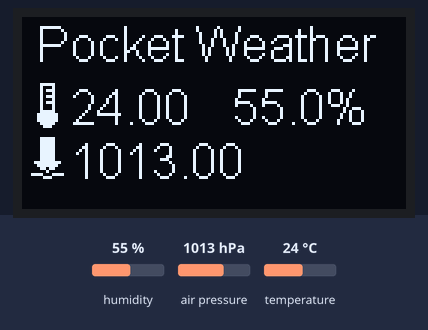
A sketch run on a simulated Seeed XIAO (SAMD21). Shown: 128×64 one-colour display. Wiring (inferred from the names in the program): AHT10/20 sensor at I2C address 0x38. Inputs (shaded band) come from the test bench; at power-on: humidity 55 %, air pressure 1013 hPa, temperature 24 °C. Random numbers use the default seed unless the sketch sets one; what the sketch prints to the serial monitor is not drawn.

Above: at 1.7 s.
1.8 s: humidity set to 22 %
At 2.1 s:
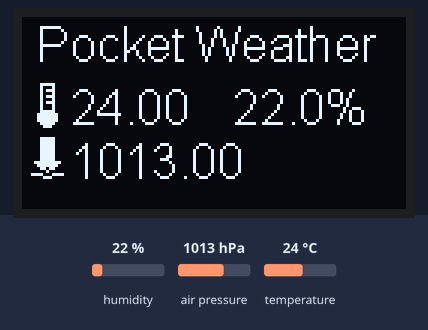
3.3 s: air pressure set to 952 hPa
At 4.4 s:
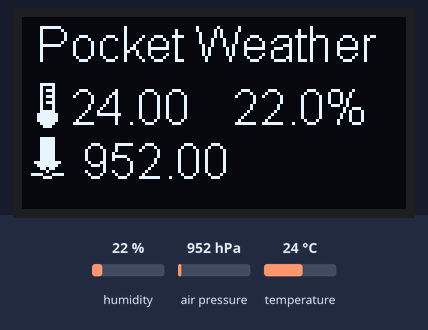
5.3 s: temperature set to 12 °C
At 6.7 s:
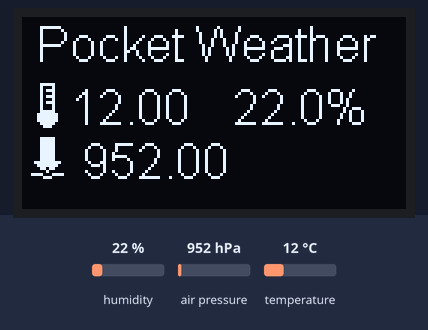
7.3 s: humidity set to 40 %
At 9.0 s:
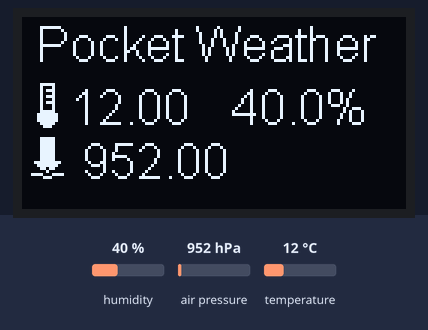
9.3 s: air pressure set to 975 hPa
At 10.1 s:
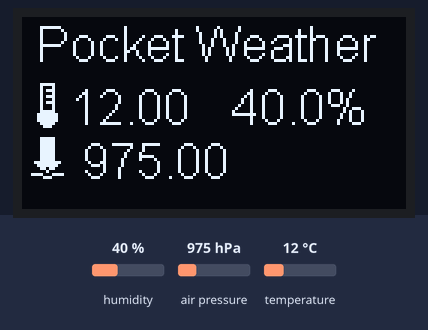
Timing chart, 0 to 12.3 s (numbered marks = the images above; inputs shaded):
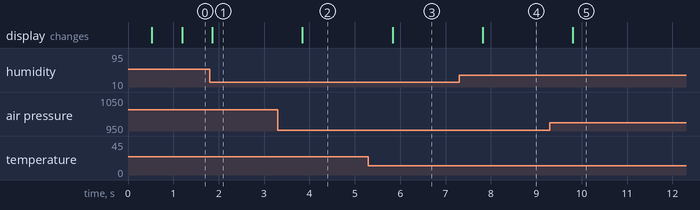

The sketch:

Mobile_WeatherStation.ino
```cpp
#include <Arduino.h>
#include <Wire.h>
#include "AHT10_8266.h"
#include "BMP180_8266.h"
#include "Displayer.h"
#include <Adafruit_AHTX0.h>

bool isAHT10 = false;
bool isBMP180 = false;
long timeGap = 500;
long timeGapFace = 500;
long lastTime = 0;
long lastTimeFace = 0;
Displayer displayer;
Adafruit_AHTX0 aht;

void setup() {
  // put your setup code here, to run once:
  Serial.begin(115200);
  Serial.println();
  Wire.begin(0x38);
  // if (! aht.begin()) {
  if (! AHT10_8266::begin()) {
    Serial.println(F("AHT10 not detected!"));
  } else {
    isAHT10 = true;
  }
  if (!BMP180_8266::begin()) {
    Serial.println(F("BMP180 not detected!"));
  } else {
    isBMP180 = true;
  }
  Serial.println("1");
  displayer.init();
  Serial.println("2");
  lastTime = millis();
  Serial.println("3");
}
float temperatureValue = 0;
float humidityValue = 0;
float pressure = 0;
void loop() {
  // put your main code here, to run repeatedly:
  if ((millis() - lastTime) >= timeGap || (millis() - lastTime) < 0) {
    Serial.println("5");
    if (isAHT10) {
      // sensors_event_t humidity, temp;
      // aht.getEvent(&humidity, &temp);
      // temperatureValue = temp.temperature;
      // humidityValue = humidity.relative_humidity;
      temperatureValue = AHT10_8266::getTemperature();
      humidityValue = AHT10_8266::getHumidity();
      Serial.print(temperatureValue);
      Serial.println(" C");
      Serial.println();

      Serial.print(humidityValue);
      Serial.println(" %");
      Serial.println();
    }
    if (isBMP180) {
      pressure = BMP180_8266::getPressure();
      Serial.print(pressure);
      Serial.println(" hPa");
      Serial.println();
    }
    lastTime = millis();
  }
  if ((millis() - lastTimeFace) >= timeGap || (millis() - lastTimeFace) < 0) {
    int isLaugh = random(0, 10);
    displayer.setLaugh(isLaugh>5);
    lastTimeFace = millis();
  }
  displayer.setWeatherData(temperatureValue, humidityValue, pressure);
  displayer.loop();
}
```

AHT10_8266.cpp
```cpp
#include <Arduino.h>
#include <Wire.h>
#include "AHT10_8266.h"
#define SDA_PIN 4
#define SCL_PIN 5

static const uint8_t AHT10_ADDR = 0x38;

bool AHT10_8266::begin() {
  Wire.beginTransmission(AHT10_ADDR);
  Wire.write(0xE1);
  Wire.write(0x08);
  Wire.write(0x00);
  Wire.endTransmission();
  delay(500);
  unsigned char result = 0;
  Wire.requestFrom(AHT10_ADDR, (uint8_t)1);
  result = Wire.read();
  if((result & 0x68) == 0x08) {
    return true;
  } else {
    return false;
  }
}

bool AHT10_8266::reset() {
  Wire.beginTransmission(AHT10_ADDR);
  Wire.write(0xBA);
  return Wire.endTransmission() == 0;
}

bool AHT10_8266::measure(float *temp, float *hum) {
  uint8_t data[6];
  uint32_t d;

  Wire.beginTransmission(AHT10_ADDR);
  Wire.write(0xAC);
  Wire.write(0x33);
  Wire.write(0x00);
  if (Wire.endTransmission())
    return false;
  delay(75);
  if ((Wire.requestFrom(AHT10_ADDR, (uint8_t)6) != 6) || (Wire.readBytes(data, 6) != 6))
    return false;
  if (temp) {
    d = ((uint32_t)(data[3] & 0x0F) << 16) | ((uint32_t)data[4] << 8) | data[5];
    *temp = (float)d * 200 / 1048576 - 50;
  }
  if (hum) {
    d = ((uint32_t)data[1] << 12) | ((uint32_t)data[2] << 4) | (data[3] >> 4);
    *hum = (float)d * 100 / 1048576;
  }
  return true;
}

float AHT10_8266::getTemperature() {
  float result;

  if (! measure(&result, NULL))
    result = NAN;
  return result;
}

float AHT10_8266::getHumidity() {
  float result;

  if (! measure(NULL, &result))
    result = NAN;
  return result;
}
```

AHT10_8266.h
```cpp
#ifndef __AHT10_8266_H
#define __AHT10_8266_H

class AHT10_8266{
public:
  static bool begin();
  static bool reset();
  static bool measure(float *temp, float *hum);
  static float getTemperature();
  static float getHumidity();
};

#endif
```

BMP180_8266.cpp
```cpp
#include <Arduino.h>
#include <Wire.h>
#include "BMP180_8266.h"
#include <Adafruit_BMP085.h>

Adafruit_BMP085 bmp180;

bool BMP180_8266::begin() {
  return bmp180.begin();
}


float BMP180_8266::getPressure() {
  float presure = bmp180.readPressure() / 100.0;
  return presure;
}
```

BMP180_8266.h
```cpp
#ifndef __BMP180_8266_H
#define __BMP180_8266_H

class BMP180_8266 {
  public:
    static bool begin();
    static float getPressure();
};

#endif
```

Displayer.cpp
```cpp
#include <Wire.h>               // Only needed for Arduino 1.6.5 and earlier
#include "SSD1306Wire.h"        // legacy: #include "SSD1306.h"
#include "Displayer.h"
/* Uncomment the initialize the I2C address , uncomment only one, If you get a totally blank screen try the other*/
#define i2c_Address 0x3c //initialize with the I2C addr 0x3C Typically eBay OLED's
//#define i2c_Address 0x3d //initialize with the I2C addr 0x3D Typically Adafruit OLED's

#define SCREEN_WIDTH 128 // OLED display width, in pixels
#define SCREEN_HEIGHT 64 // OLED display height, in pixels
#define OLED_RESET -1   //   QT-PY / XIAO

#define LOGO16_GLCD_HEIGHT 10
#define LOGO16_GLCD_WIDTH  32
//static const unsigned char PROGMEM temperatureIcon[] =
//{ B00000000, B00000000,
//  B11000000, B00000111,
//  B01000000, B00000100,
//  B01000000, B00000111,
//  B01000000, B00000100,
//  B01000000, B00000100,
//  B11000000, B00000111,
//  B11100000, B00001111,
//  B11000000, B00000111,
//  B10000000, B00000011
//};
//static const unsigned char PROGMEM lightIcon[] =
//{
//  B00000000, B00000000,
//  B11110000, B00011111,
//  B00010000, B00011110,
//  B00010000, B00011110,
//  B00010000, B00011110,
//  B00010000, B00011110,
//  B00010000, B00011110,
//  B00010000, B00011110,
//  B11110000, B00011111,
//  B00000000, B00000000,
//};
//static const unsigned char PROGMEM pressureIcon[] =
//{ B11000000, B00000111,
//  B11000000, B00000111,
//  B11000000, B00000111,
//  B11000000, B00000111,
//  B11110000, B00011111,
//  B11100000, B00001111,
//  B11000000, B00000110,
//  B00000000, B00000001,
//  B01111000, B00111100,
//  B10000000, B00000011
//};
//static const unsigned char PROGMEM sunIcon[] =
//{
//  B00000000, B00000001,
//  B00010000, B00010001,
//  B10100000, B00001011,
//  B11100000, B00000111,
//  B11100000, B00001111,
//  B11111100, B01111111,
//  B11100000, B00001111,
//  B11000000, B00000111,
//  B10100000, B00001011,
//  B00010000, B00010001
//};
//static const unsigned char PROGMEM rainIcon[] =
//{ B00000000, B00000000,
//  B00000000, B00001000,
//  B00000000, B00011000,
//  B00000000, B00111100,
//  B00100000, B00011000,
//  B01100000, B00000000,
//  B11110000, B00000000,
//  B01100000, B00000000,
//  B00000000, B00000000
//};
static const unsigned char PROGMEM temperatureIcon[] =
{ B00000000, B00000000,
  B11000000, B00000111,
  B01000000, B00000100,
  B01000000, B00000111,
  B01000000, B00000100,
  B01000000, B00000111,
  B01000000, B00000100,
  B01000000, B00000111,
  B01000000, B00000100,
  B01000000, B00000100,
  B11000000, B00000111,
  B11100000, B00001111,
  B11100000, B00001111,
  B11100000, B00001111,
  B11000000, B00000111,
  B10000000, B00000011
};
static const unsigned char PROGMEM lightIcon[] =
{
  B00000000, B00000000,
  B00000000, B00000000,
  B11110000, B00011111,
  B00010000, B00011110,
  B00010000, B00011110,
  B00010000, B00011110,
  B00010000, B00011110,
  B00010000, B00011110,
  B00010000, B00011110,
  B00010000, B00011110,
  B00010000, B00011110,
  B00010000, B00011110,
  B00010000, B00011110,
  B11110000, B00011111,
  B00000000, B00000000,
  B00000000, B00000000
};
static const unsigned char PROGMEM pressureIcon[] =
{ B00000000, B00000000,
  B11000000, B00000111,
  B11000000, B00000111,
  B11000000, B00000111,
  B11000000, B00000111,
  B11000000, B00000111,
  B11000000, B00000111,
  B11000000, B00000111,
  B11000000, B00000111,
  B11110000, B00011111,
  B11100000, B00001111,
  B11000000, B00000110,
  B00000000, B00000001,
  B01111000, B00111100,
  B10000000, B00000011,
  B00000000, B00000000
};
static const unsigned char PROGMEM sunIcon[] =
{
  B00000000, B00000001,
  B00000000, B00000001,
  B00010000, B00010001,
  B10100000, B00001011,
  B11100000, B00000111,
  B11100000, B00001111,
  B11111100, B01111111,
  B11100000, B00001111,
  B11000000, B00000111,
  B10100000, B00001011,
  B00010000, B00010001,
  B00000000, B00000001,
  B00000000, B00000001,
  B00000000, B00000000,
  B00000000, B00000000,
  B00000000, B00000000
};
static const unsigned char PROGMEM rainIcon[] =
{
  B00000000, B00000000,
  B00000000, B00000000,
  B00000000, B00001000,
  B00000000, B00011000,
  B00000000, B00111100,
  B00100000, B00011000,
  B01100000, B00000000,
  B11110000, B00000000,
  B01100000, B00000000,
  B00000000, B00000100,
  B00000000, B00001100,
  B00010000, B00011110,
  B00110000, B00001100,
  B01111000, B00000000,
  B00110000, B00000000,
  B00000000, B00000000
};

static const unsigned char PROGMEM faceLaugh[] =
{
  B00110000, B00001100,
  B11111110, B01111111,
  B00000010, B01000000,
  B00010010, B01001000,
  B00101010, B01010100,
  B01000110, B01100010,
  B00000010, B01000000,
  B00000010, B01000000,
  B00000010, B01000000,
  B00001010, B01010000,
  B00001010, B01010000,
  B00100010, B01000100,
  B11000010, B01000011,
  B00000010, B01000000,
  B11111110, B01111111,
  B00000000, B00000000
};

static const unsigned char PROGMEM faceNormal[] =
{
  B00110000, B00001100,
  B11111110, B01111111,
  B00000010, B01000000,
  B00010010, B01001000,
  B00101010, B01010100,
  B01000110, B01100010,
  B00110010, B01001100,
  B00000010, B01000000,
  B00000010, B01000000,
  B00000010, B01000000,
  B00000010, B01000000,
  B11100010, B01000111,
  B00000010, B01000000,
  B00000010, B01000000,
  B11111110, B01111111,
  B00000000, B00000000
};

#define ICON16_GLCD_HEIGHT 16
#define ICON16_GLCD_WIDTH  16

Displayer::Displayer() {
}
void Displayer::init() {
  _displayer = new SSD1306Wire(0x3c, D2, D1);
  _displayer->init();
  _displayer->flipScreenVertically();
  _displayer->setFont(ArialMT_Plain_10);
}
void Displayer::drarwTitle(String title) {
  _displayer->setFont(ArialMT_Plain_16);
  _displayer->drawString(5, 0, title);
}
void Displayer::displayWeather() {
  if (isWeatherDataReceived) {
    _displayer->setFont(ArialMT_Plain_10);
    this->drarwTitle("Pocket Weather");
    char t1[6];
    String t(_temperature,2);
    strcpy(t1, t.c_str());

    char h1[7];
    String h(_humidity,1);
    h.concat("%");
    strcpy(h1, h.c_str());
    this->drawLineOne(t1, h1);
    this->drawLineTwo(_pressure);
    isWeatherDataReceived = false;
  }
}
void Displayer::setWeatherData(double temperature, double humidity, double pressure) {
  _temperature = temperature;
  _humidity = humidity;
  dtostrf(pressure, 7, 2, _pressure);
  isWeatherDataReceived = true;
}
void Displayer::drawTextImage(const uint8_t *bitmap, uint8_t left, uint8_t top) {
  _displayer->drawXbm(left, top, ICON16_GLCD_WIDTH, ICON16_GLCD_HEIGHT, bitmap);
}
void Displayer::drawLineOne(const char *temperature, const char *humidity) {
  this->drawTextImage(temperatureIcon, 0, 21);

  _displayer->drawString(16, 21, temperature);
  _displayer->drawString(16 * 5 - 10, 21, humidity);
}
void Displayer::drawLineTwo(char *pressure) {
  this->drawTextImage(pressureIcon, 0, 39);

  _displayer->drawString(16, 39, pressure);
  // if (_isLaugh) {
  //   this->drawTextImage(faceLaugh, 16 * 5 - 3, 39);
  // } else {
  //   this->drawTextImage(faceNormal, 16 * 5 - 6, 39);
  // }
}
void Displayer::setLaugh(bool isLaugh) {
  _isLaugh = isLaugh;
}
void Displayer::loop() {
  _displayer->clear();
  displayWeather();
  _displayer->display();
}
```

Displayer.h
```cpp
#ifndef _DISPLAYER_H__
#define _DISPLAYER_H__
#include "SSD1306Wire.h"
class Displayer {
  private:
    SSD1306Wire* _displayer;
    double _temperature;
    double _humidity;
    char _pressure[7];
    boolean isWeatherDataReceived = false;

    int _hetunBright;
    int _hetunPumb;
    bool _hetunHeater;
    double _hetunTemperature;

    int _leilongBright;
    int _leilongPumb;
    bool _leilongHeater;
    double _leilongTemperature;

    bool _isLaugh = false;
  private:
    void drawTextImage(const uint8_t *bitmap, uint8_t left, uint8_t top);
    void drawActiveInactiveIcon(const uint8_t *bitmap, uint8_t left, uint8_t top);
    int currentPage = 0;

  public:
    Displayer();
    void init();
    void setLaugh(bool isLaugh);
    void drarwTitle(String title);
    void drawLineOne(const char *temperature, const char *humidity);
    void drawLineTwo(char *pressure);
    void setWeatherData(double temperature, double humidity, double pressure);
    void displayWeather();
    void loop();
};
#endif
```

Measured:
- after the input at 1.8 s, the display: changes after 0.05 s (image 1)
- after the input at 3.3 s, the display: changes after 0.54 s (image 2)
- after the input at 5.3 s, the display: changes after 0.53 s (image 3)
- after the input at 7.3 s, the display: changes after 0.52 s (image 4)
- after the input at 9.3 s, the display: changes after 0.51 s (image 5)
